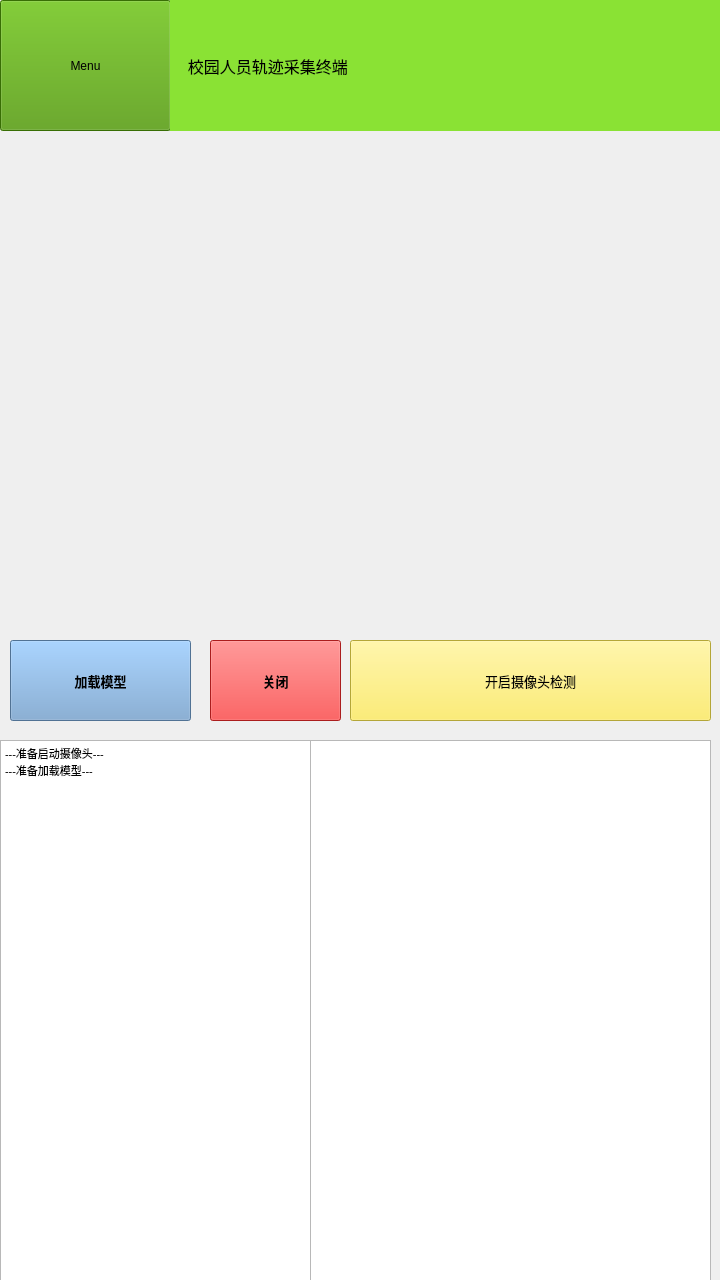
<?xml version="1.0" encoding="UTF-8"?>
<ui version="4.0">
 <class>detection</class>
 <widget class="QWidget" name="detection">
  <property name="geometry">
   <rect>
    <x>0</x>
    <y>0</y>
    <width>720</width>
    <height>1280</height>
   </rect>
  </property>
  <property name="windowTitle">
   <string>Form</string>
  </property>
  <widget class="QTextBrowser" name="textBrowser">
   <property name="geometry">
    <rect>
     <x>0</x>
     <y>740</y>
     <width>311</width>
     <height>541</height>
    </rect>
   </property>
   <property name="font">
    <font>
     <pointsize>12</pointsize>
    </font>
   </property>
   <property name="html">
    <string>&lt;!DOCTYPE HTML PUBLIC &quot;-//W3C//DTD HTML 4.0//EN&quot; &quot;http://www.w3.org/TR/REC-html40/strict.dtd&quot;&gt;
&lt;html&gt;&lt;head&gt;&lt;meta name=&quot;qrichtext&quot; content=&quot;1&quot; /&gt;&lt;style type=&quot;text/css&quot;&gt;
p, li { white-space: pre-wrap; }
&lt;/style&gt;&lt;/head&gt;&lt;body style=&quot; font-family:'Ubuntu'; font-size:12pt; font-weight:400; font-style:normal;&quot;&gt;
&lt;p style=&quot; margin-top:0px; margin-bottom:0px; margin-left:0px; margin-right:0px; -qt-block-indent:0; text-indent:0px;&quot;&gt;&lt;span style=&quot; font-size:8pt;&quot;&gt;---准备启动摄像头---&lt;/span&gt;&lt;/p&gt;
&lt;p style=&quot; margin-top:0px; margin-bottom:0px; margin-left:0px; margin-right:0px; -qt-block-indent:0; text-indent:0px;&quot;&gt;&lt;span style=&quot; font-size:8pt;&quot;&gt;---准备加载模型---&lt;/span&gt;&lt;/p&gt;
&lt;p style=&quot;-qt-paragraph-type:empty; margin-top:0px; margin-bottom:0px; margin-left:0px; margin-right:0px; -qt-block-indent:0; text-indent:0px;&quot;&gt;&lt;br /&gt;&lt;/p&gt;&lt;/body&gt;&lt;/html&gt;</string>
   </property>
  </widget>
  <widget class="QPushButton" name="pushButton">
   <property name="geometry">
    <rect>
     <x>350</x>
     <y>640</y>
     <width>361</width>
     <height>81</height>
    </rect>
   </property>
   <property name="font">
    <font>
     <pointsize>10</pointsize>
    </font>
   </property>
   <property name="styleSheet">
    <string notr="true">background-color: rgb(252, 233, 79);</string>
   </property>
   <property name="text">
    <string>开启摄像头检测</string>
   </property>
  </widget>
  <widget class="QLabel" name="label">
   <property name="geometry">
    <rect>
     <x>0</x>
     <y>130</y>
     <width>721</width>
     <height>501</height>
    </rect>
   </property>
   <property name="font">
    <font>
     <pointsize>12</pointsize>
    </font>
   </property>
   <property name="styleSheet">
    <string notr="true"/>
   </property>
   <property name="text">
    <string/>
   </property>
  </widget>
  <widget class="QPushButton" name="pushButton_2">
   <property name="geometry">
    <rect>
     <x>0</x>
     <y>0</y>
     <width>171</width>
     <height>131</height>
    </rect>
   </property>
   <property name="font">
    <font>
     <pointsize>9</pointsize>
    </font>
   </property>
   <property name="styleSheet">
    <string notr="true">background-color: rgb(78, 154, 6);</string>
   </property>
   <property name="text">
    <string>Menu</string>
   </property>
  </widget>
  <widget class="QLabel" name="label_2">
   <property name="geometry">
    <rect>
     <x>170</x>
     <y>0</y>
     <width>691</width>
     <height>131</height>
    </rect>
   </property>
   <property name="font">
    <font>
     <pointsize>12</pointsize>
    </font>
   </property>
   <property name="styleSheet">
    <string notr="true">background-color: rgb(138, 226, 52);</string>
   </property>
   <property name="text">
    <string>    校园人员轨迹采集终端</string>
   </property>
  </widget>
  <widget class="QPushButton" name="pushButton_3">
   <property name="geometry">
    <rect>
     <x>210</x>
     <y>640</y>
     <width>131</width>
     <height>81</height>
    </rect>
   </property>
   <property name="font">
    <font>
     <pointsize>10</pointsize>
     <weight>75</weight>
     <bold>true</bold>
    </font>
   </property>
   <property name="styleSheet">
    <string notr="true">color: rgb(0, 0, 0);
background-color: rgb(239, 41, 41);</string>
   </property>
   <property name="text">
    <string>关闭</string>
   </property>
  </widget>
  <widget class="QTextBrowser" name="textBrowser_2">
   <property name="geometry">
    <rect>
     <x>310</x>
     <y>740</y>
     <width>401</width>
     <height>541</height>
    </rect>
   </property>
   <property name="font">
    <font>
     <pointsize>7</pointsize>
     <weight>75</weight>
     <bold>true</bold>
    </font>
   </property>
   <property name="styleSheet">
    <string notr="true"/>
   </property>
  </widget>
  <widget class="QPushButton" name="pushButton_6">
   <property name="geometry">
    <rect>
     <x>10</x>
     <y>640</y>
     <width>181</width>
     <height>81</height>
    </rect>
   </property>
   <property name="font">
    <font>
     <pointsize>10</pointsize>
     <weight>75</weight>
     <bold>true</bold>
    </font>
   </property>
   <property name="styleSheet">
    <string notr="true">color: rgb(0, 0, 0);
background-color: rgb(114, 159, 207);</string>
   </property>
   <property name="text">
    <string>加载模型</string>
   </property>
  </widget>
  <zorder>label</zorder>
  <zorder>pushButton</zorder>
  <zorder>textBrowser</zorder>
  <zorder>pushButton_2</zorder>
  <zorder>label_2</zorder>
  <zorder>pushButton_3</zorder>
  <zorder>textBrowser_2</zorder>
  <zorder>pushButton_6</zorder>
 </widget>
 <resources/>
 <connections/>
</ui>
